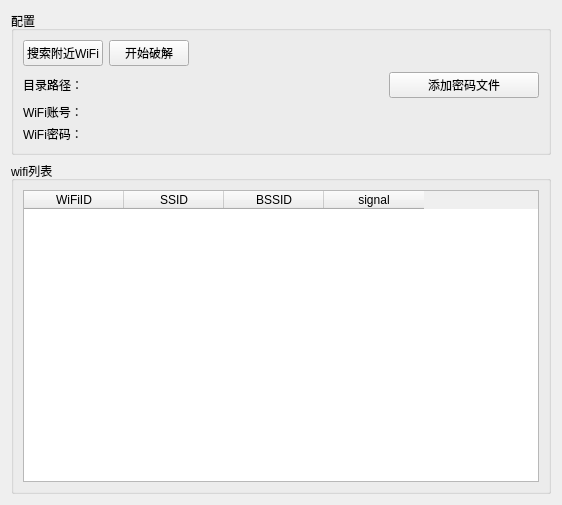
<?xml version="1.0" encoding="UTF-8"?>
<ui version="4.0">
 <class>Form</class>
 <widget class="QWidget" name="Form">
  <property name="geometry">
   <rect>
    <x>0</x>
    <y>0</y>
    <width>562</width>
    <height>505</height>
   </rect>
  </property>
  <property name="minimumSize">
   <size>
    <width>562</width>
    <height>505</height>
   </size>
  </property>
  <property name="maximumSize">
   <size>
    <width>562</width>
    <height>505</height>
   </size>
  </property>
  <property name="windowTitle">
   <string>WiFi连接器</string>
  </property>
  <property name="windowIcon">
   <iconset resource="image.qrc">
    <normaloff>:/pic/wifi.ico</normaloff>:/pic/wifi.ico</iconset>
  </property>
  <layout class="QHBoxLayout" name="horizontalLayout_7">
   <item>
    <layout class="QVBoxLayout" name="verticalLayout_2">
     <item>
      <widget class="QGroupBox" name="groupBox">
       <property name="title">
        <string>配置</string>
       </property>
       <layout class="QHBoxLayout" name="horizontalLayout_6">
        <item>
         <layout class="QVBoxLayout" name="verticalLayout">
          <item>
           <layout class="QHBoxLayout" name="horizontalLayout_2">
            <item>
             <widget class="QPushButton" name="pushButton">
              <property name="text">
               <string>搜索附近WiFi</string>
              </property>
             </widget>
            </item>
            <item>
             <widget class="QPushButton" name="pushButton_2">
              <property name="text">
               <string>开始破解</string>
              </property>
             </widget>
            </item>
            <item>
             <spacer name="horizontalSpacer">
              <property name="orientation">
               <enum>Qt::Horizontal</enum>
              </property>
              <property name="sizeHint" stdset="0">
               <size>
                <width>40</width>
                <height>20</height>
               </size>
              </property>
             </spacer>
            </item>
           </layout>
          </item>
          <item>
           <layout class="QHBoxLayout" name="horizontalLayout_3">
            <item>
             <widget class="QLabel" name="label">
              <property name="maximumSize">
               <size>
                <width>100</width>
                <height>16777215</height>
               </size>
              </property>
              <property name="text">
               <string>目录路径：</string>
              </property>
             </widget>
            </item>
            <item>
             <widget class="QLabel" name="label_2">
              <property name="text">
               <string/>
              </property>
              <property name="scaledContents">
               <bool>false</bool>
              </property>
             </widget>
            </item>
            <item>
             <widget class="QPushButton" name="pushButton_3">
              <property name="maximumSize">
               <size>
                <width>150</width>
                <height>16777215</height>
               </size>
              </property>
              <property name="text">
               <string>添加密码文件</string>
              </property>
             </widget>
            </item>
           </layout>
          </item>
          <item>
           <layout class="QHBoxLayout" name="horizontalLayout_4">
            <item>
             <widget class="QLabel" name="label_3">
              <property name="maximumSize">
               <size>
                <width>100</width>
                <height>15</height>
               </size>
              </property>
              <property name="text">
               <string>WiFi账号：</string>
              </property>
             </widget>
            </item>
            <item>
             <widget class="QLabel" name="label_4">
              <property name="text">
               <string/>
              </property>
             </widget>
            </item>
           </layout>
          </item>
          <item>
           <layout class="QHBoxLayout" name="horizontalLayout_5">
            <item>
             <widget class="QLabel" name="label_5">
              <property name="maximumSize">
               <size>
                <width>100</width>
                <height>16777215</height>
               </size>
              </property>
              <property name="text">
               <string>WiFi密码：</string>
              </property>
             </widget>
            </item>
            <item>
             <widget class="QLabel" name="label_6">
              <property name="text">
               <string/>
              </property>
             </widget>
            </item>
           </layout>
          </item>
         </layout>
        </item>
       </layout>
      </widget>
     </item>
     <item>
      <widget class="QGroupBox" name="groupBox_2">
       <property name="title">
        <string>wifi列表</string>
       </property>
       <layout class="QHBoxLayout" name="horizontalLayout">
        <item>
         <widget class="QTableWidget" name="tableWidget">
          <column>
           <property name="text">
            <string>WiFiID</string>
           </property>
          </column>
          <column>
           <property name="text">
            <string>SSID</string>
           </property>
          </column>
          <column>
           <property name="text">
            <string>BSSID</string>
           </property>
          </column>
          <column>
           <property name="text">
            <string>signal</string>
           </property>
          </column>
         </widget>
        </item>
       </layout>
      </widget>
     </item>
    </layout>
   </item>
  </layout>
 </widget>
 <resources>
  <include location="image.qrc"/>
 </resources>
 <connections/>
</ui>
